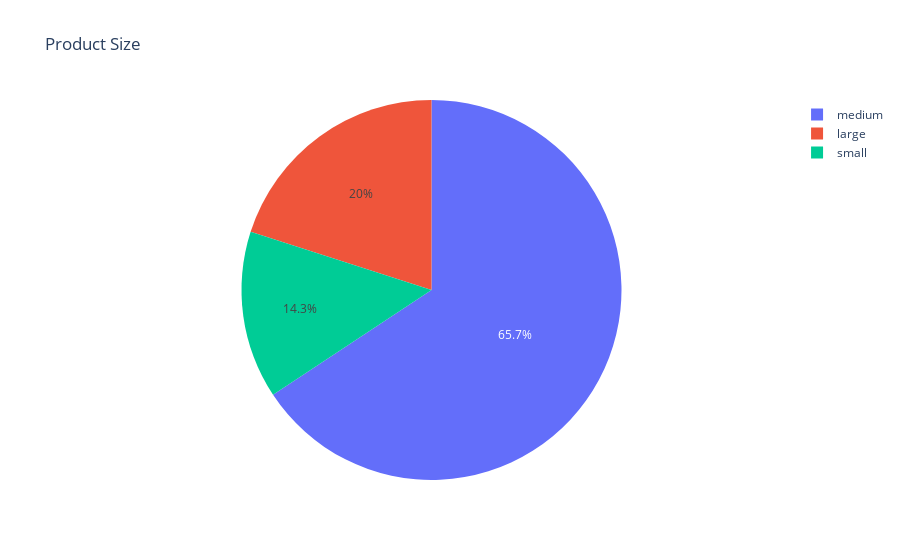

The cell this chart's notebook holds for it:
### Code cell
fig = go.Figure()
fig = go.Figure([go.Pie( labels = product_size.index, values = product_size.values )])
fig.update_layout(title_text = 'Product Size')
fig.show()

### Figure 1 — Plotly figure (JSON) as saved in the notebook; plotly's stock layout.template omitted (floating-point values rounded to 4 significant figures)
{"data": [{"labels": ["medium", "large", "small"], "type": "pie", "values": [12485, 3810, 2709]}], "layout": {"title": {"text": "Product Size"}}}
